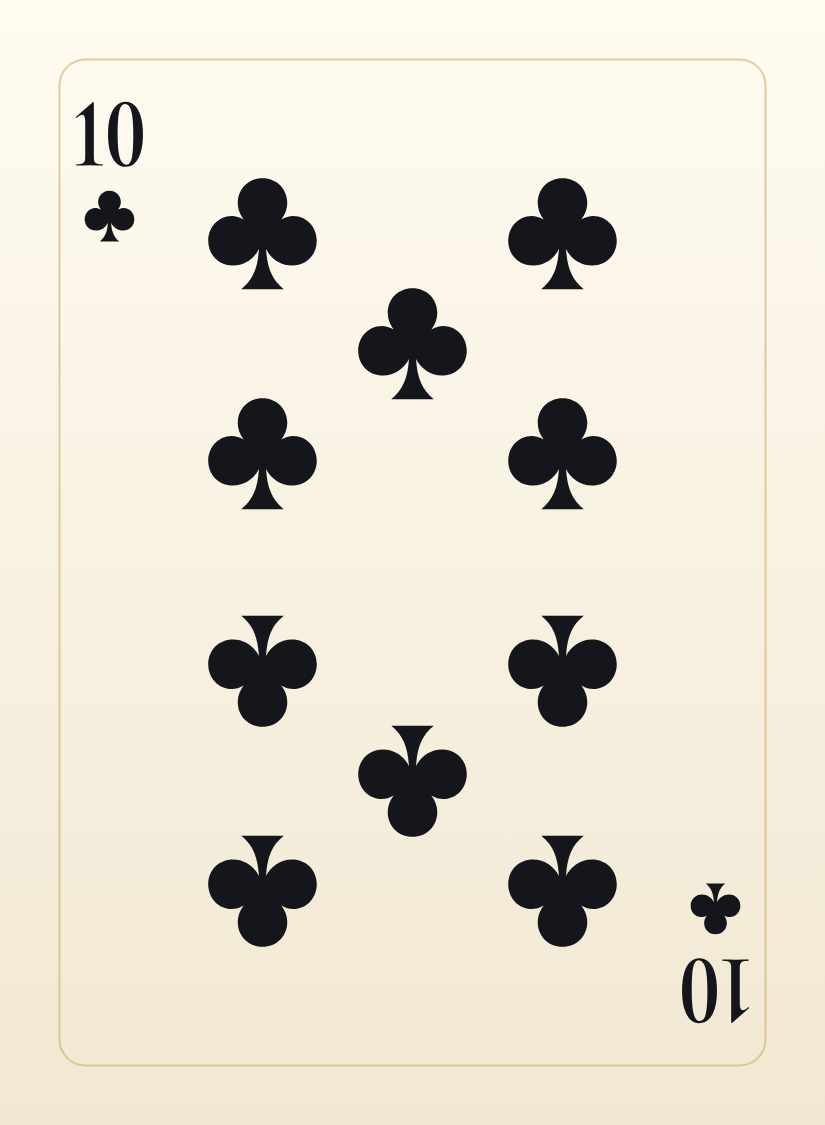
#> input picture merch-print/deck/10C.png, 825 x 1125 px, given in place of box-front.png, which was not available
$ python -i mockups.py   (imports and definitions only)
#> lines starting #> are read from the running program, lines starting #| are printed output that depends on the picture
"""Bridge 125 — product mockups for the original (2025) line, rendered in code; the 2026 collection is in mockups2.py.

Bridge 125 — product mockups rendered in code (SVG/CSS scenes → Chromium → WebP).

    python3 scripts/merch/mockups.py              # all mockups → public/merch/mockups/*.webp
    python3 scripts/merch/mockups.py tee-queen-ink

Scenes are transparent, flat-lay style product shots (the store UI supplies the backdrop). The artwork is the
real design SVG from public/merch/designs, so a mockup always matches the print file.
"""
from __future__ import annotations

import os
import pathlib
import sys
import tempfile

sys.path.insert(0, os.path.dirname(__file__))

from PIL import Image  # noqa: E402

from designs import sym  # noqa: E402
from render import MERCH, browser, render_html  # noqa: E402
from svgkit import ROOT  # noqa: E402
from svgkit import FELT, FELT2, FELT_D, GOLD, GOLD_HI, GOLD_LO, INK, IVORY, RUBY, SPADE  # noqa: E402

DESIGNS = os.path.join(ROOT, 'merch-print', 'designs')
DECK_PNG = os.path.join(ROOT, 'merch-print', 'deck')
OUT = os.path.join(MERCH, 'mockups')
WEB = os.path.join(MERCH, 'web')
SIZE = 1200

GARMENT = {'ink': ('#1B1C21', '#2A2B31'), 'forest': ('#0E3A2E', '#175343'), 'ruby': ('#7A1B2B', '#97263A'),
           'natural': ('#E6DCC6', '#F1EADB'), 'white': ('#F4F4F2', '#FFFFFF')}


def uri(p):
    return pathlib.Path(p).resolve().as_uri()


def art(name):
    return uri(os.path.join(DESIGNS, name + '.svg'))


def card(name):
    return uri(os.path.join(DECK_PNG, name + '.png'))


COMMON_DEFS = f'''
<filter id="noise" x="0" y="0" width="100%" height="100%">
  <feTurbulence type="fractalNoise" baseFrequency=".85" numOctaves="2" seed="7" result="n"/>
  <feColorMatrix in="n" type="matrix" values="0 0 0 0 .5  0 0 0 0 .5  0 0 0 0 .5  0 0 0 .55 0"/>
</filter>
<filter id="weave" x="0" y="0" width="100%" height="100%">
  <feTurbulence type="turbulence" baseFrequency=".9 .06" numOctaves="1" seed="3" result="n"/>
  <feColorMatrix in="n" type="matrix" values="0 0 0 0 .5  0 0 0 0 .5  0 0 0 0 .5  0 0 0 .5 0"/>
</filter>
<filter id="blur8"><feGaussianBlur stdDeviation="8"/></filter>
<filter id="blur18" x="-50%" y="-50%" width="200%" height="200%"><feGaussianBlur stdDeviation="18"/></filter>
<filter id="blur30" x="-50%" y="-50%" width="200%" height="200%"><feGaussianBlur stdDeviation="30"/></filter>
<filter id="drop" x="-30%" y="-30%" width="160%" height="170%">
  <feDropShadow dx="0" dy="22" stdDeviation="22" flood-color="#000" flood-opacity=".38"/>
</filter>
<filter id="dropS" x="-30%" y="-30%" width="160%" height="170%">
  <feDropShadow dx="0" dy="8" stdDeviation="9" flood-color="#000" flood-opacity=".35"/>
</filter>
'''


# [14 lines left out: functions page, shading, not called in this run]


SIDE = ('<linearGradient id="side" x1="0" x2="1"><stop offset="0" stop-color="#000" stop-opacity=".55"/>'
        '<stop offset=".22" stop-color="#000" stop-opacity=".08"/><stop offset=".5" stop-color="#fff" stop-opacity="0"/>'
        '<stop offset=".78" stop-color="#000" stop-opacity=".12"/><stop offset="1" stop-color="#000" stop-opacity=".6"/></linearGradient>')


# ------------------------------------------------------------------------------------------------ apparel
# [4 lines that did not run here, left out]


# [22 lines left out: function tee, not called in this run]


# [5 lines that did not run here, left out]


# [223 lines left out: functions hoodie, cap, mug, framed_poster, phone, tote and 2 more, not called in this run]


# ------------------------------------------------------------------------------------------------ catalogue of renders
SCENES = {
    'deck-hero': lambda: deck_scene('hero'),
    'deck-fan': lambda: deck_scene('fan'),
    'deck-backs': lambda: deck_scene('back'),
    'tee-queen-ink': lambda: tee('queen-of-spades', 'ink'),
    'tee-queen-forest': lambda: tee('queen-of-spades', 'forest'),
    'hoodie-varsity-forest': lambda: hoodie('varsity-club', 'forest'),
    'hoodie-varsity-ink': lambda: hoodie('varsity-club', 'ink'),
    'hoodie-bluff-ink': lambda: hoodie('bluff-neon', 'ink', art_w=230, art_y=350, aspect=1300 / 1200),
    'hoodie-bluff-ruby': lambda: hoodie('bluff-neon', 'ruby', art_w=230, art_y=350, aspect=1300 / 1200),
    'mug-front': lambda: mug('front'),
    'mug-back': lambda: mug('back'),
    'poster-riga-black': lambda: framed_poster('riga-jugendstil', '#141418'),
    'poster-riga-oak': lambda: framed_poster('riga-jugendstil', '#8A6439'),
    'phone-jacks': lambda: phone('jacks-x5'),
    'cap-logo-ink': lambda: cap('ink'),
    'cap-logo-forest': lambda: cap('forest'),
}


# [14 lines left out: function to_webp, not called in this run]


def web_assets():
    """Small WebP versions of deck faces for the live 3D deck box in the store hero."""
    for n, w in (('box-front', 420), ('box-back', 420), ('box-side', 170), ('box-top', 420), ('back', 360),
                 ('QS', 360), ('AS', 360), ('KH', 360), ('JD', 360), ('10C', 360), ('JS', 360), ('QH', 360),
                 ('KD', 360), ('KC', 360), ('JH', 360)):
        im = Image.open(os.path.join(DECK_PNG, n + '.png')).convert('RGB')
#> im is the input picture: PIL image 825x1125 RGB; mean R, G, B 229.7, 223.7, 209.6
        # trim the print bleed (37.5 px of 825) so the web faces show the trimmed card
        bx = round(im.width * 37.5 / (825 if n != 'box-side' else 335))
#> bx = 38
        by = round(im.height * 37.5 / (1125 if n != 'box-top' else 335))
#> by = 38
        im = im.crop((bx, by, im.width - bx, im.height - by))
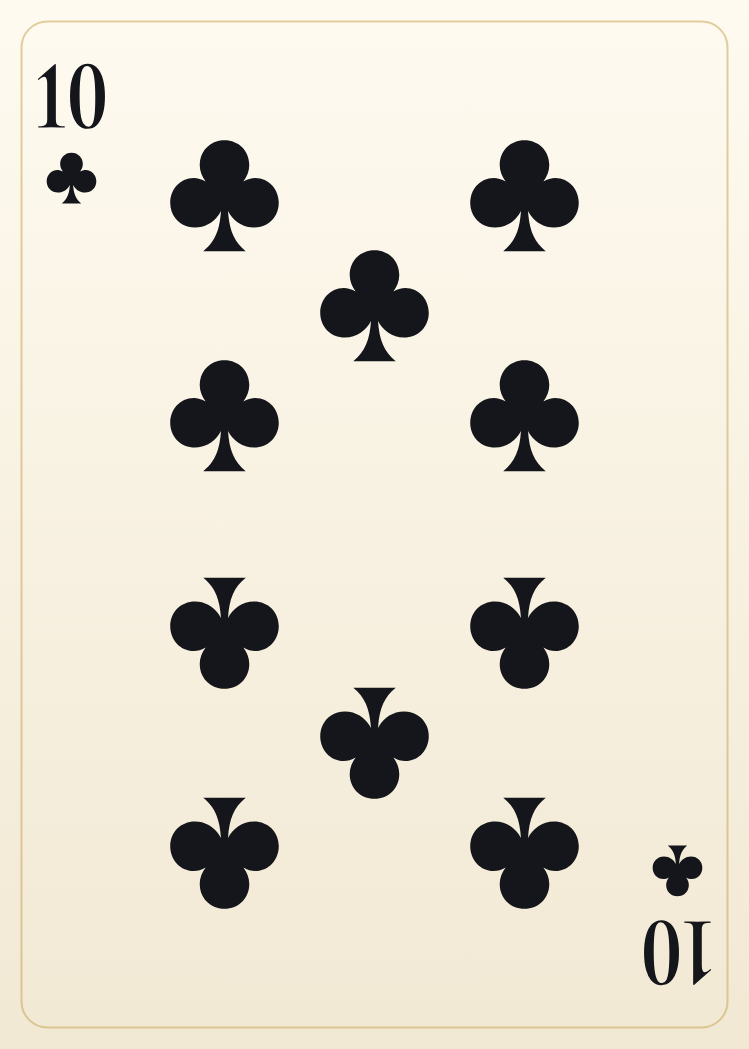
#> im: PIL image 749x1049 RGB; mean R, G, B 226.4, 220.5, 206.6
        im = im.resize((w, round(w * im.height / im.width)), Image.LANCZOS)
#> im: PIL image 420x588 RGB
        os.makedirs(os.path.join(WEB, 'deck'), exist_ok=True)
        im.save(os.path.join(WEB, 'deck', n + '.webp'), 'WEBP', quality=84, method=6)
#> pass 2 of the loop in web_assets, `for n, w in (('box-front', 420), ('box-back', 420), ('box-side', 170),..`:
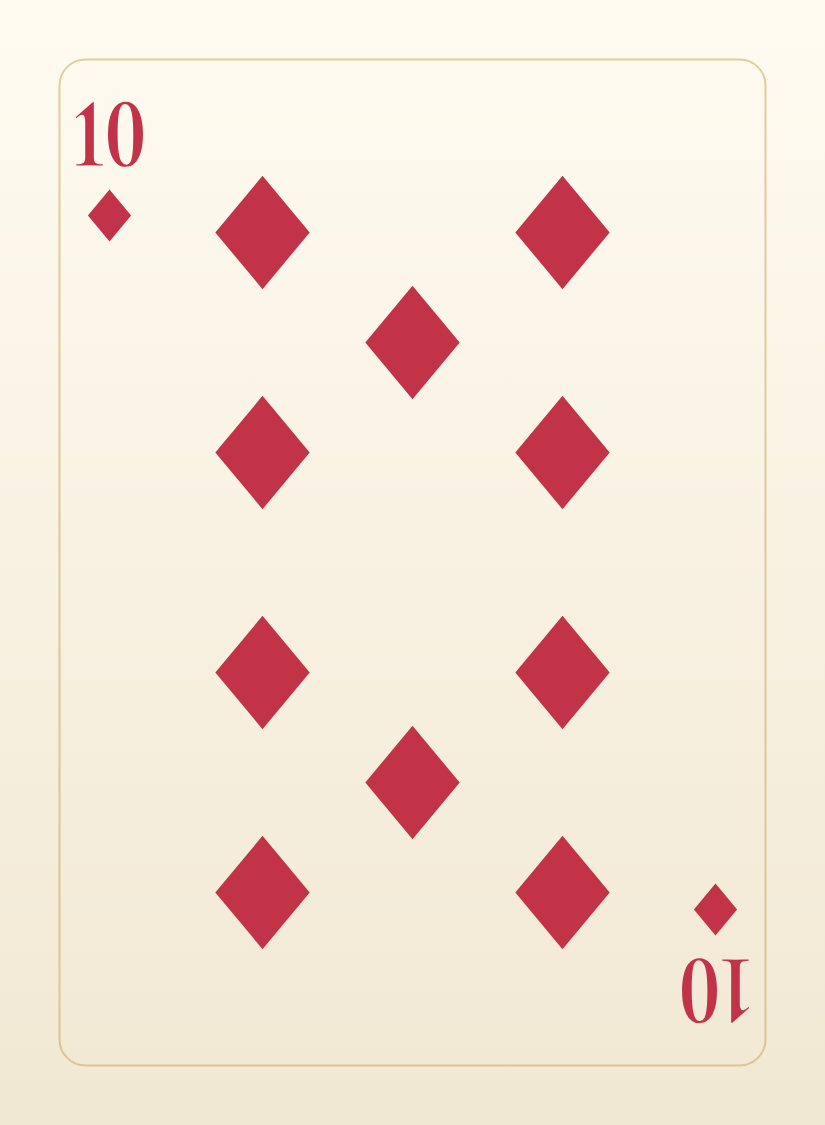
#> input picture merch-print/deck/10D.png, 825 x 1125 px, given in place of box-back.png, which was not available
#> in web_assets, im is the input picture: PIL image 825x1125 RGB; mean R, G, B 244.4, 229.1, 215.6
#> in web_assets, `im = im.crop((bx, by, im.width - bx, im.height - by))`:
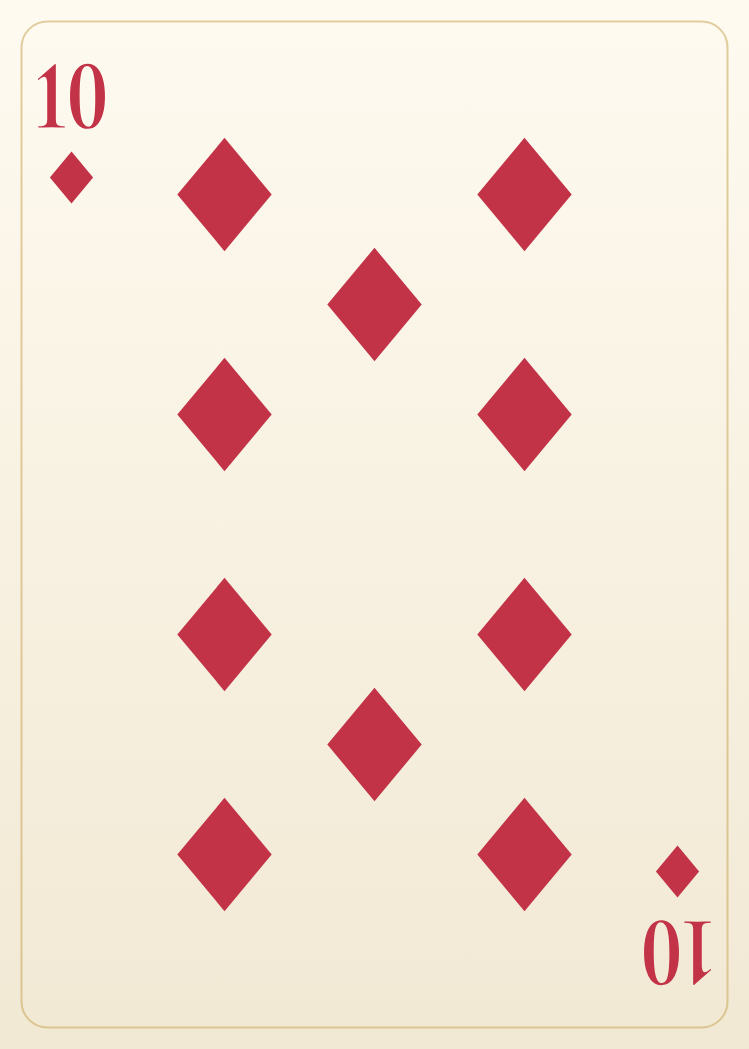
#> im: PIL image 749x1049 RGB; mean R, G, B 243.7, 226.8, 213.7


def main(names):
    tmp = tempfile.mkdtemp(prefix='merch-')
    web_assets()
    with browser() as b:
        for name in names:
            html = SCENES[name]()
            png = os.path.join(tmp, name + '.png')
            render_html(b, html, png, SIZE, SIZE, base=tmp)
            to_webp(png, os.path.join(OUT, name + '.webp'))
            print(name, os.path.getsize(os.path.join(OUT, name + '.webp')) // 1024, 'KB')


# [2 lines not run here, left out]

#> (the run stopped early here; a loop or call above may not have finished)
